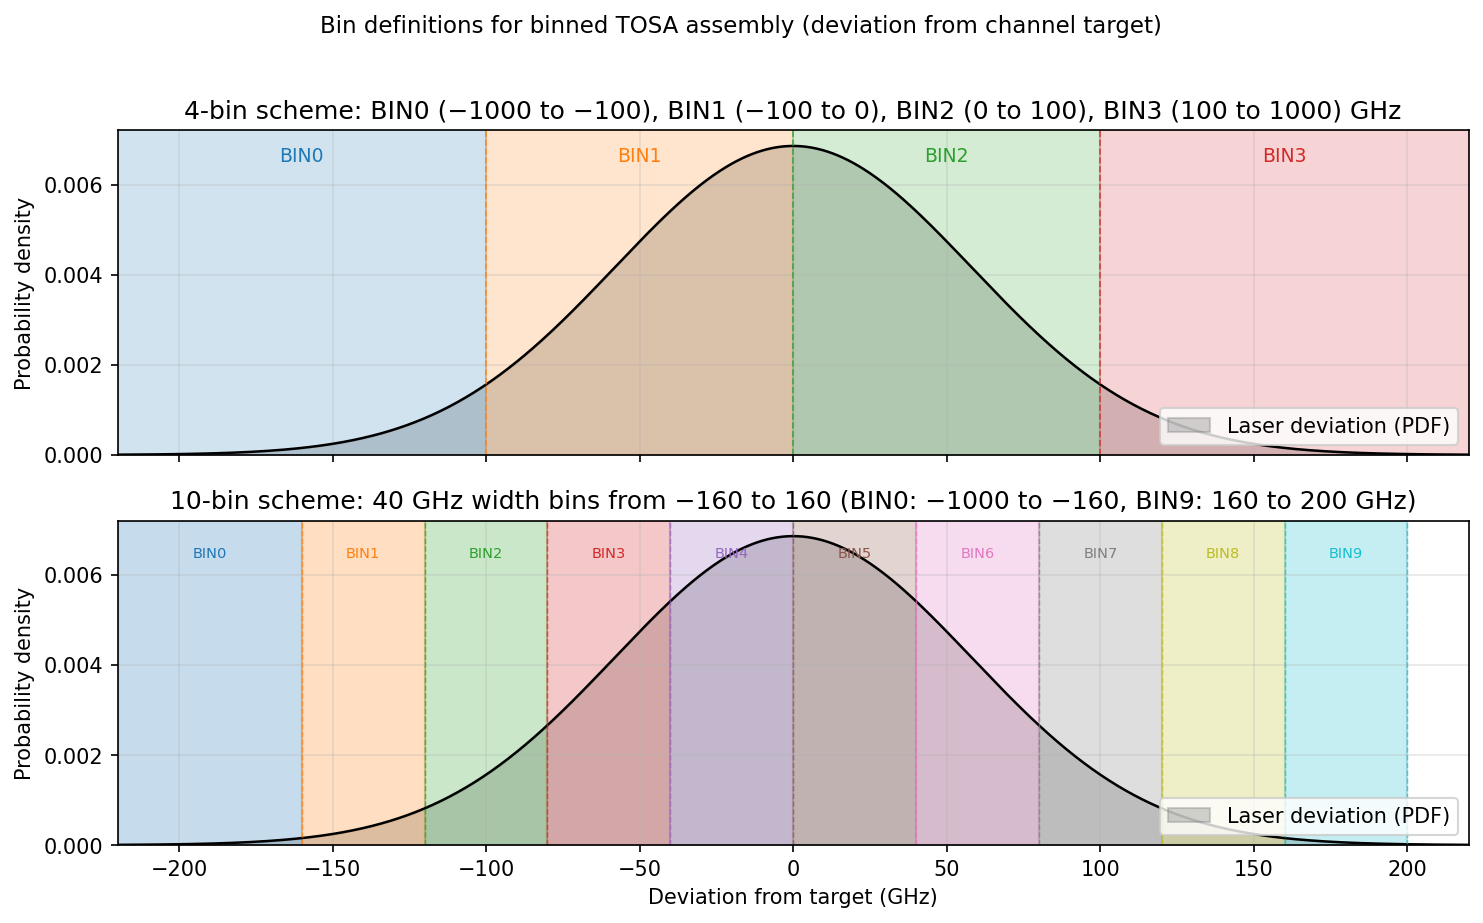

The Python source for this figure:
"""
Plot bin definitions for 4-bin and 10-bin schemes (deviation from target, GHz).
Single figure with two panels: laser deviation distribution with bin edges overlaid.
"""

from __future__ import annotations

import numpy as np

# Same as binned_sampling_tosa: 3σ = ±1 nm at 1311 nm => σ in frequency (GHz)
C_M_S = 2.998e8
WL_REF_M = 1311.0 * 1e-9
SIGMA_F_GHZ = (C_M_S / (WL_REF_M**2)) * (1.0 / 3.0 * 1e-9) / 1e9

BIN4_EDGES_GHZ = np.array([-1000.0, -100.0, 0.0, 100.0, 1000.0])
BIN10_EDGES_GHZ = np.array([
    -1000.0, -160.0, -120.0, -80.0, -40.0, 0.0, 40.0, 80.0, 120.0, 160.0, 200.0,
])


def plot_bin_definition_histogram(
    out_path: str = "bin_definition_histogram.png",
) -> None:
    import matplotlib
    matplotlib.use("Agg")
    import matplotlib.pyplot as plt

    x_min, x_max = -220, 220  # GHz, show central region where most lasers fall
    x = np.linspace(x_min, x_max, 800)
    pdf = np.exp(-0.5 * (x / SIGMA_F_GHZ) ** 2) / (SIGMA_F_GHZ * np.sqrt(2 * np.pi))

    fig, axes = plt.subplots(2, 1, figsize=(10, 6), sharex=True)

    # ---------- 4-bin scheme ----------
    ax = axes[0]
    ax.fill_between(x, pdf, alpha=0.35, color="gray", label="Laser deviation (PDF)")
    ax.plot(x, pdf, color="black", linewidth=1.2)
    for i in range(len(BIN4_EDGES_GHZ) - 1):
        lo, hi = BIN4_EDGES_GHZ[i], BIN4_EDGES_GHZ[i + 1]
        if hi < x_min or lo > x_max:
            continue
        lo_c = max(lo, x_min)
        hi_c = min(hi, x_max)
        ax.axvspan(lo_c, hi_c, alpha=0.2, color=f"C{i}")
        ax.axvline(lo, color=f"C{i}", linestyle="--", alpha=0.8, linewidth=0.8)
        mid = (lo_c + hi_c) / 2
        ax.text(mid, 0.95 * ax.get_ylim()[1] if ax.get_ylim()[1] else 0.012, f"BIN{i}",
                ha="center", va="top", fontsize=9, color=f"C{i}")
    ax.axvline(BIN4_EDGES_GHZ[-1], color="C3", linestyle="--", alpha=0.8, linewidth=0.8)
    ax.set_ylabel("Probability density")
    ax.set_title("4-bin scheme: BIN0 (−1000 to −100), BIN1 (−100 to 0), BIN2 (0 to 100), BIN3 (100 to 1000) GHz")
    ax.legend(loc=4)  # 4 = lower right
    ax.grid(True, alpha=0.3)
    ax.set_xlim(x_min, x_max)
    ax.set_ylim(bottom=0)

    # ---------- 10-bin scheme ----------
    ax = axes[1]
    ax.fill_between(x, pdf, alpha=0.35, color="gray", label="Laser deviation (PDF)")
    ax.plot(x, pdf, color="black", linewidth=1.2)
    colors_10 = plt.cm.tab10(np.linspace(0, 1, 10))
    for i in range(len(BIN10_EDGES_GHZ) - 1):
        lo, hi = BIN10_EDGES_GHZ[i], BIN10_EDGES_GHZ[i + 1]
        if hi < x_min or lo > x_max:
            continue
        lo_c = max(lo, x_min)
        hi_c = min(hi, x_max)
        ax.axvspan(lo_c, hi_c, alpha=0.25, color=colors_10[i])
        ax.axvline(lo, color=colors_10[i], linestyle="--", alpha=0.7, linewidth=0.7)
        mid = (lo_c + hi_c) / 2
        ax.text(mid, 0.92 * (ax.get_ylim()[1] if ax.get_ylim()[1] else 0.012), f"BIN{i}",
                ha="center", va="top", fontsize=7, color=colors_10[i])
    ax.axvline(BIN10_EDGES_GHZ[-1], color=colors_10[9], linestyle="--", alpha=0.7, linewidth=0.7)
    ax.set_xlabel("Deviation from target (GHz)")
    ax.set_ylabel("Probability density")
    ax.set_title("10-bin scheme: 40 GHz width bins from −160 to 160 (BIN0: −1000 to −160, BIN9: 160 to 200 GHz)")
    ax.legend(loc=4)  # 4 = lower right
    ax.grid(True, alpha=0.3)
    ax.set_xlim(x_min, x_max)
    ax.set_ylim(bottom=0)

    fig.suptitle("Bin definitions for binned TOSA assembly (deviation from channel target)", fontsize=11, y=1.02)
    plt.tight_layout()
    plt.savefig(out_path, dpi=150, bbox_inches="tight")
    plt.close()
    print(f"Saved {out_path}")


if __name__ == "__main__":
    plot_bin_definition_histogram()
